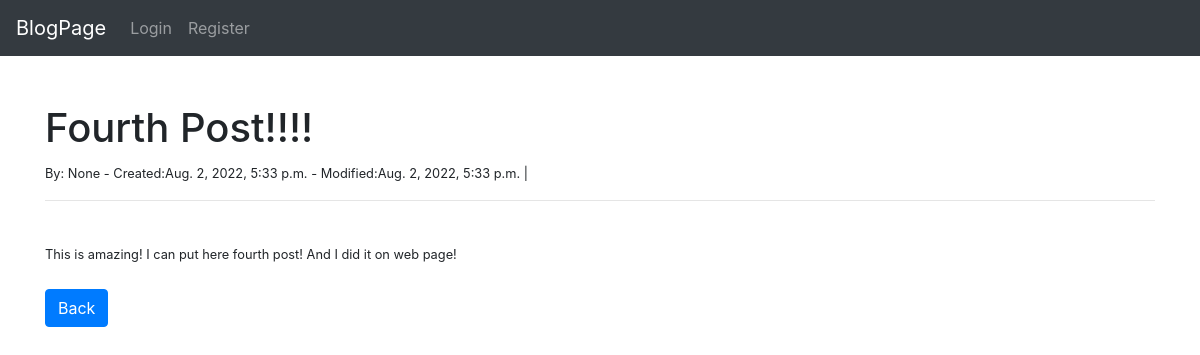
The app's page /posts/post_detail/5, older data.
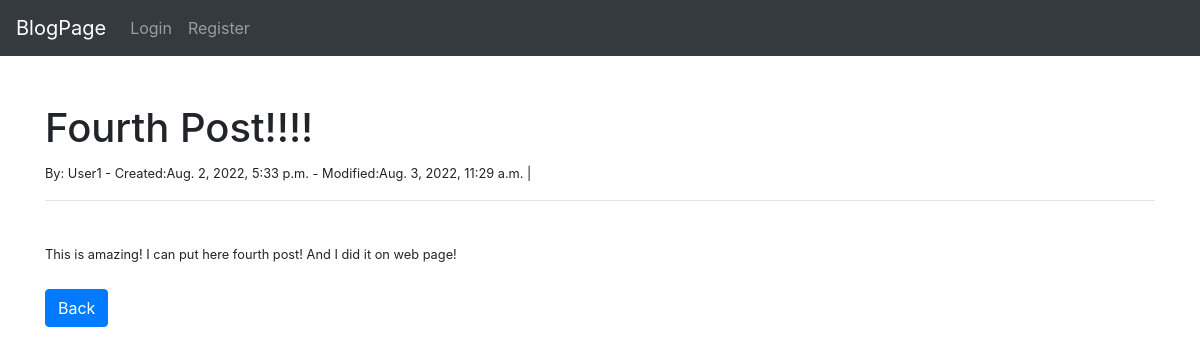
The same page, newer data.
### posts/models.py (models this page shows, shortened)
class Post(models.Model):
    title = models.CharField(max_length=50)
    content = models.TextField()
    created = models.DateTimeField(auto_now_add=True)
    modified = models.DateTimeField(auto_now=True)
    author = models.ForeignKey(
        'posts.Author',
        on_delete=models.CASCADE,
        null=True,
        blank=True
    )

class Author(models.Model):
    nick = models.CharField(max_length=50, blank=True, null=True, unique=True)
    email = models.EmailField(
        max_length=255,
        unique=True
    )
    def __str__ (self):
        return self.nick

### posts/views.py (the view)
# urls.py: path('post_detail/<int:pk>', PostDetailView.as_view(), name='post_details'),
class PostDetailView(DetailView):
    model = Post
    template_name = 'post_details.html'

### posts/templates/post_details.html (shortened to what this page needs)
{% extends 'base.html' %}
{% block content %}
<h1>{{ post.title }}</h1>
<small>By: {{ post.author }}  -  Created:{{ post.created }}  -  Modified:{{ post.modified }} |
<br>
<hr>
<br>
{{ post.content }}
<br>
<br>
<a href="{% url 'home' %}" class="btn btn-primary">Back</a>
{% endblock %}

Row changes from the older to the newer data that the page shows:
changed Post "Fourth Post!!!!": author "None" → "User1"; modified "Aug. 2, 2022, 5:33 p.m." → "Aug. 3, 2022, 11:29 a.m."
